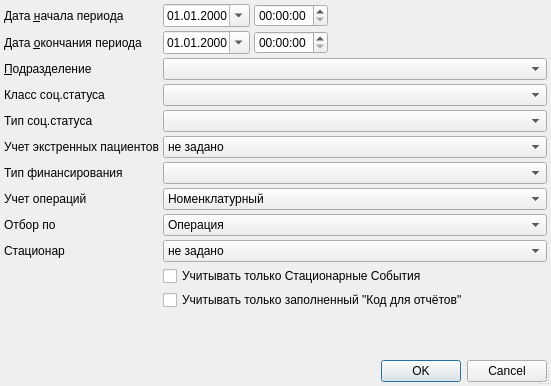
<?xml version="1.0" encoding="UTF-8"?>
<ui version="4.0">
 <class>StationaryF14SetupDialog</class>
 <widget class="QDialog" name="StationaryF14SetupDialog">
  <property name="windowModality">
   <enum>Qt::ApplicationModal</enum>
  </property>
  <property name="geometry">
   <rect>
    <x>0</x>
    <y>0</y>
    <width>551</width>
    <height>386</height>
   </rect>
  </property>
  <property name="windowTitle">
   <string>параметры отчёта</string>
  </property>
  <property name="sizeGripEnabled">
   <bool>true</bool>
  </property>
  <layout class="QGridLayout" name="gridLayout">
   <property name="margin">
    <number>4</number>
   </property>
   <property name="spacing">
    <number>4</number>
   </property>
   <item row="0" column="0">
    <widget class="QLabel" name="lblBegDate">
     <property name="text">
      <string>Дата &amp;начала периода</string>
     </property>
     <property name="buddy">
      <cstring>edtBegDate</cstring>
     </property>
    </widget>
   </item>
   <item row="0" column="1">
    <widget class="CDateEdit" name="edtBegDate">
     <property name="sizePolicy">
      <sizepolicy hsizetype="Maximum" vsizetype="Fixed">
       <horstretch>0</horstretch>
       <verstretch>0</verstretch>
      </sizepolicy>
     </property>
     <property name="displayFormat">
      <string>dd.MM.yyyy</string>
     </property>
     <property name="calendarPopup">
      <bool>true</bool>
     </property>
    </widget>
   </item>
   <item row="7" column="1" colspan="4">
    <widget class="QComboBox" name="cmbTypeSurgery">
     <item>
      <property name="text">
       <string>Номенклатурный</string>
      </property>
     </item>
     <item>
      <property name="text">
       <string>Пользовательский</string>
      </property>
     </item>
    </widget>
   </item>
   <item row="9" column="1" colspan="4">
    <widget class="QComboBox" name="cmbIsTypeOS">
     <item>
      <property name="text">
       <string>не задано</string>
      </property>
     </item>
     <item>
      <property name="text">
       <string>круглосуточный</string>
      </property>
     </item>
     <item>
      <property name="text">
       <string>дневной</string>
      </property>
     </item>
    </widget>
   </item>
   <item row="8" column="1" colspan="4">
    <widget class="QComboBox" name="cmbSelectActionType">
     <item>
      <property name="text">
       <string>Операция</string>
      </property>
     </item>
     <item>
      <property name="text">
       <string>Поступление</string>
      </property>
     </item>
     <item>
      <property name="text">
       <string>Движение</string>
      </property>
     </item>
     <item>
      <property name="text">
       <string>Выписка</string>
      </property>
     </item>
    </widget>
   </item>
   <item row="3" column="1" colspan="4">
    <widget class="CRBComboBox" name="cmbSocStatusClass"/>
   </item>
   <item row="7" column="0">
    <widget class="QLabel" name="lblTypeSurgery">
     <property name="text">
      <string>Учет операций</string>
     </property>
    </widget>
   </item>
   <item row="1" column="0">
    <widget class="QLabel" name="lblEndDate">
     <property name="text">
      <string>Дата &amp;окончания периода</string>
     </property>
     <property name="buddy">
      <cstring>edtEndDate</cstring>
     </property>
    </widget>
   </item>
   <item row="3" column="0">
    <widget class="QLabel" name="lblSocStatusClass">
     <property name="text">
      <string>Класс соц.статуса</string>
     </property>
    </widget>
   </item>
   <item row="4" column="1" colspan="4">
    <widget class="CRBComboBox" name="cmbSocStatusType"/>
   </item>
   <item row="1" column="3" colspan="2">
    <spacer>
     <property name="orientation">
      <enum>Qt::Horizontal</enum>
     </property>
     <property name="sizeHint" stdset="0">
      <size>
       <width>91</width>
       <height>20</height>
      </size>
     </property>
    </spacer>
   </item>
   <item row="5" column="0">
    <widget class="QLabel" name="lblSpecialDeliverClient">
     <property name="text">
      <string>Учет экстренных пациентов</string>
     </property>
    </widget>
   </item>
   <item row="4" column="0">
    <widget class="QLabel" name="lblSocStatusType">
     <property name="text">
      <string>Тип соц.статуса</string>
     </property>
    </widget>
   </item>
   <item row="6" column="0">
    <widget class="QLabel" name="lblFinance">
     <property name="text">
      <string>Тип финансирования</string>
     </property>
    </widget>
   </item>
   <item row="6" column="1" colspan="4">
    <widget class="CRBComboBox" name="cmbFinance"/>
   </item>
   <item row="2" column="0">
    <widget class="QLabel" name="lblOrgStructure">
     <property name="text">
      <string>&amp;Подразделение</string>
     </property>
     <property name="buddy">
      <cstring>cmbOrgStructure</cstring>
     </property>
    </widget>
   </item>
   <item row="2" column="1" colspan="4">
    <widget class="COrgStructureComboBox" name="cmbOrgStructure"/>
   </item>
   <item row="8" column="0">
    <widget class="QLabel" name="lblSelectActionType">
     <property name="text">
      <string>Отбор по</string>
     </property>
    </widget>
   </item>
   <item row="12" column="0">
    <spacer>
     <property name="orientation">
      <enum>Qt::Vertical</enum>
     </property>
     <property name="sizeHint" stdset="0">
      <size>
       <width>129</width>
       <height>20</height>
      </size>
     </property>
    </spacer>
   </item>
   <item row="1" column="1">
    <widget class="CDateEdit" name="edtEndDate">
     <property name="sizePolicy">
      <sizepolicy hsizetype="Maximum" vsizetype="Fixed">
       <horstretch>0</horstretch>
       <verstretch>0</verstretch>
      </sizepolicy>
     </property>
     <property name="displayFormat">
      <string>dd.MM.yyyy</string>
     </property>
     <property name="calendarPopup">
      <bool>true</bool>
     </property>
    </widget>
   </item>
   <item row="10" column="1" colspan="4">
    <widget class="QCheckBox" name="chkMedicalAidType">
     <property name="text">
      <string>Учитывать только Стационарные События</string>
     </property>
    </widget>
   </item>
   <item row="14" column="0" colspan="5">
    <widget class="QDialogButtonBox" name="buttonBox">
     <property name="orientation">
      <enum>Qt::Horizontal</enum>
     </property>
     <property name="standardButtons">
      <set>QDialogButtonBox::Cancel|QDialogButtonBox::Ok</set>
     </property>
    </widget>
   </item>
   <item row="9" column="0">
    <widget class="QLabel" name="lblIsTypeOS">
     <property name="text">
      <string>Стационар</string>
     </property>
    </widget>
   </item>
   <item row="5" column="1" colspan="4">
    <widget class="QComboBox" name="cmbSpecialDeliverClient">
     <item>
      <property name="text">
       <string>не задано</string>
      </property>
     </item>
     <item>
      <property name="text">
       <string>по свойству &quot;Доставлен по экстренным показаниям&quot;</string>
      </property>
     </item>
     <item>
      <property name="text">
       <string>по атрибуту События &quot;экстренно&quot;</string>
      </property>
     </item>
    </widget>
   </item>
   <item row="11" column="1" colspan="4">
    <widget class="QCheckBox" name="chkExistFlatCode">
     <property name="text">
      <string>Учитывать только заполненный &quot;Код для отчётов&quot;</string>
     </property>
    </widget>
   </item>
   <item row="0" column="2">
    <widget class="QTimeEdit" name="edtBegTime"/>
   </item>
   <item row="1" column="2">
    <widget class="QTimeEdit" name="edtTimeEdit"/>
   </item>
   <item row="0" column="4">
    <spacer>
     <property name="orientation">
      <enum>Qt::Horizontal</enum>
     </property>
     <property name="sizeHint" stdset="0">
      <size>
       <width>91</width>
       <height>20</height>
      </size>
     </property>
    </spacer>
   </item>
  </layout>
 </widget>
 <customwidgets>
  <customwidget>
   <class>COrgStructureComboBox</class>
   <extends>QComboBox</extends>
   <header>Orgs/OrgStructComboBoxes.h</header>
  </customwidget>
  <customwidget>
   <class>CRBComboBox</class>
   <extends>QComboBox</extends>
   <header>library/crbcombobox.h</header>
  </customwidget>
  <customwidget>
   <class>CDateEdit</class>
   <extends>QDateEdit</extends>
   <header>library/DateEdit</header>
  </customwidget>
 </customwidgets>
 <tabstops>
  <tabstop>edtBegDate</tabstop>
  <tabstop>edtEndDate</tabstop>
  <tabstop>cmbOrgStructure</tabstop>
  <tabstop>cmbSocStatusClass</tabstop>
  <tabstop>cmbSocStatusType</tabstop>
  <tabstop>cmbSpecialDeliverClient</tabstop>
  <tabstop>cmbFinance</tabstop>
  <tabstop>cmbTypeSurgery</tabstop>
  <tabstop>cmbSelectActionType</tabstop>
  <tabstop>cmbIsTypeOS</tabstop>
  <tabstop>chkMedicalAidType</tabstop>
  <tabstop>chkExistFlatCode</tabstop>
  <tabstop>buttonBox</tabstop>
 </tabstops>
 <resources/>
 <connections>
  <connection>
   <sender>buttonBox</sender>
   <signal>accepted()</signal>
   <receiver>StationaryF14SetupDialog</receiver>
   <slot>accept()</slot>
   <hints>
    <hint type="sourcelabel">
     <x>112</x>
     <y>177</y>
    </hint>
    <hint type="destinationlabel">
     <x>102</x>
     <y>90</y>
    </hint>
   </hints>
  </connection>
  <connection>
   <sender>buttonBox</sender>
   <signal>rejected()</signal>
   <receiver>StationaryF14SetupDialog</receiver>
   <slot>reject()</slot>
   <hints>
    <hint type="sourcelabel">
     <x>225</x>
     <y>177</y>
    </hint>
    <hint type="destinationlabel">
     <x>236</x>
     <y>76</y>
    </hint>
   </hints>
  </connection>
 </connections>
</ui>
